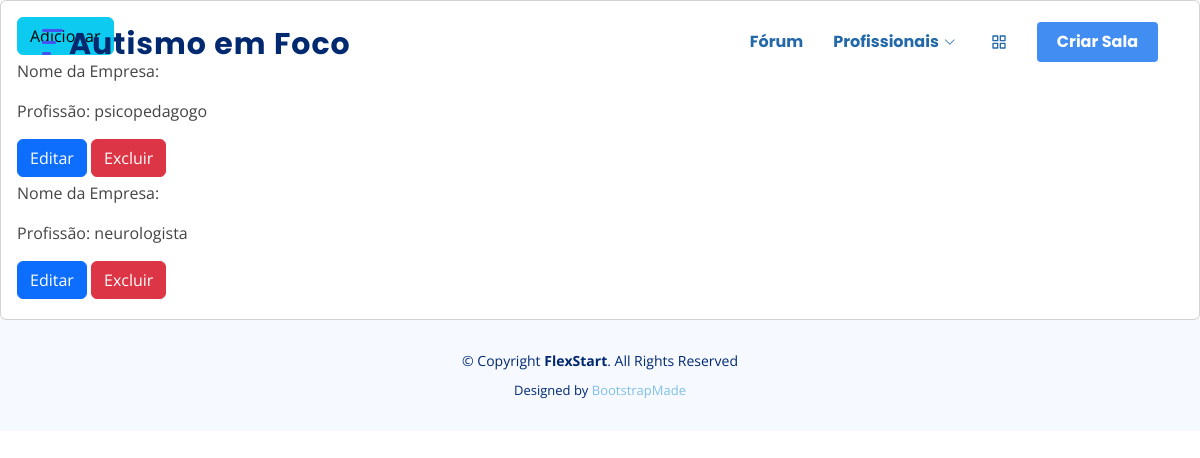
The page /profissao/listar_profissao/ (signed in) on the database as committed earlier.
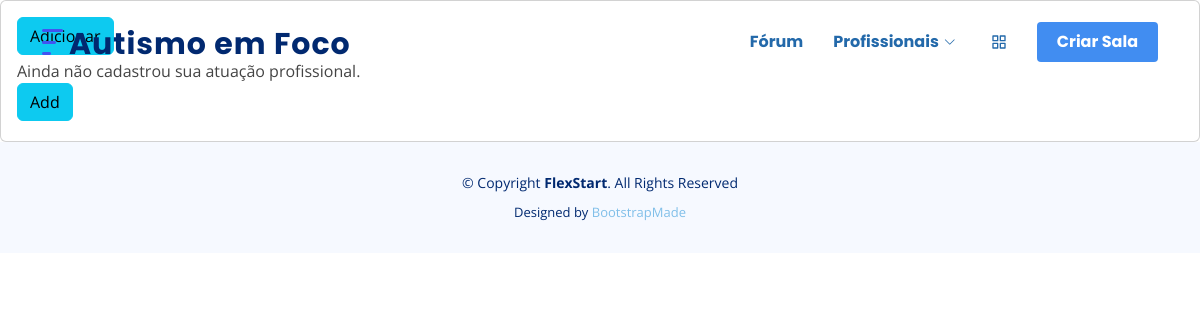
The same page on the database as committed later.
### atuacao_profissional/models.py (models this page shows, shortened)
class Atuacao_Profissional(models.Model):
    especialidade_CHOICES = [
        ('analista do comportamento', 'Analista do comportamento'),
        ('fonoaudiologo', 'Fonoaudiólogo'),
        ('psicopedagogo', 'Psicopedagogo'),
        ('terapeuta ocupacional', 'Terapeuta ocupacional'),
        ('fisioterapeutas', 'Fisioterapeutas'),
        ('musicoterapia', 'Musicoterapia'),
        ('acompanhante terapêutico', 'Acompanhante Terapêutico'),
        ('psicologo', 'Psicologo'),
        ('neurologista', 'Neurologista'),
        ('psiquiatra', 'Psiquiatra'),
        ('pediatra', 'Pediatra'),
        ('psicomotricista', 'Psicomotricista')
    ]
    nome_da_empresa = models.CharField(max_length=150)
    dias_atendimento = models.DateField(null=True, blank=True)
    horario_atendimento = models.TimeField(null=True, blank=True)
    especialidade = models.CharField(
        max_length=25,
        choices=especialidade_CHOICES,
        default='psicologo'
    )

### atuacao_profissional/views.py (the view)
# urls.py: path('listar_profissao/', views.listarAtuacaoProfissional, name='listar_profissao'),
@login_required
def listarAtuacaoProfissional(request):
    profissao = Atuacao_Profissional.objects.all()
    return render(request, 'atuacao_profissional/listar.html',
                  {'profissao': profissao})

### atuacao_profissional/templates/atuacao_profissional/listar.html (shortened to what this page needs)
{% extends 'geral/base.html' %}
{% load static %}
{% if user.is_authenticated %}
{% block content %}
<div class="row">
    <div class="col-12">
        <div class="card">
            <div class="card-body">
                <div class="text-right mr-3">
                    <a href="/profissao/criar_profissao/{{ profissao.id }}">
                        <button type="button" class="btn mb-1 btn-info">
                            Adicionar <span class="btn-icon-right"></span>
                        </button>
                    </a>
                </div>
                {% if profissao %}
                    {% for p in profissao %}
                <div class="atuacao-lista">
                       <p>Nome da Empresa: {{ p.nome_empresa }} </p>
                       <p>Profissão: {{ p.especialidade }} </p>
                         <div class="text-right mr-3">
                            <a href="/profissao/editar/{{ p.id }}">
                                <button type="button" class="btn mb-1 btn-primary">
                                    Editar <span class="btn-icon-right">  </span>
                                </button>
                            </a>
                            <a href="/profissao/excluir/{{ p.id }}">
                                <button type="button" class="btn mb-1 btn-danger">
                                    Excluir <span class="btn-icon-right">  </span>
                                </button>
                            </a>
                            </div>
                        </div>
                            {% endfor %}
                            {% else %}
                                Ainda não cadastrou sua atuação profissional.
                                <div class="text-right mr-3">
                                    <a href="/profissao/criar/{{ p.id }}">
                                        <button type="button" class="btn mb-1 btn-info">
                                            Add <span class="btn-icon-right"></span>
                                        </button>
                                    </a>
                                </div>
                            {% endif %}
                </div>
            </div>
        </div>
    </div>
{% endblock %}
    {% else %}
        <a href="/accounts/login"> </a>
    {% endif %}

Rows that differ between the two databases and show on the page:
removed Atuacao_Profissional: especialidade "psicopedagogo"
removed Atuacao_Profissional: especialidade "neurologista"
Other text that changed with them:
text now shown: "Ainda não cadastrou sua atuação profissional. Add"
